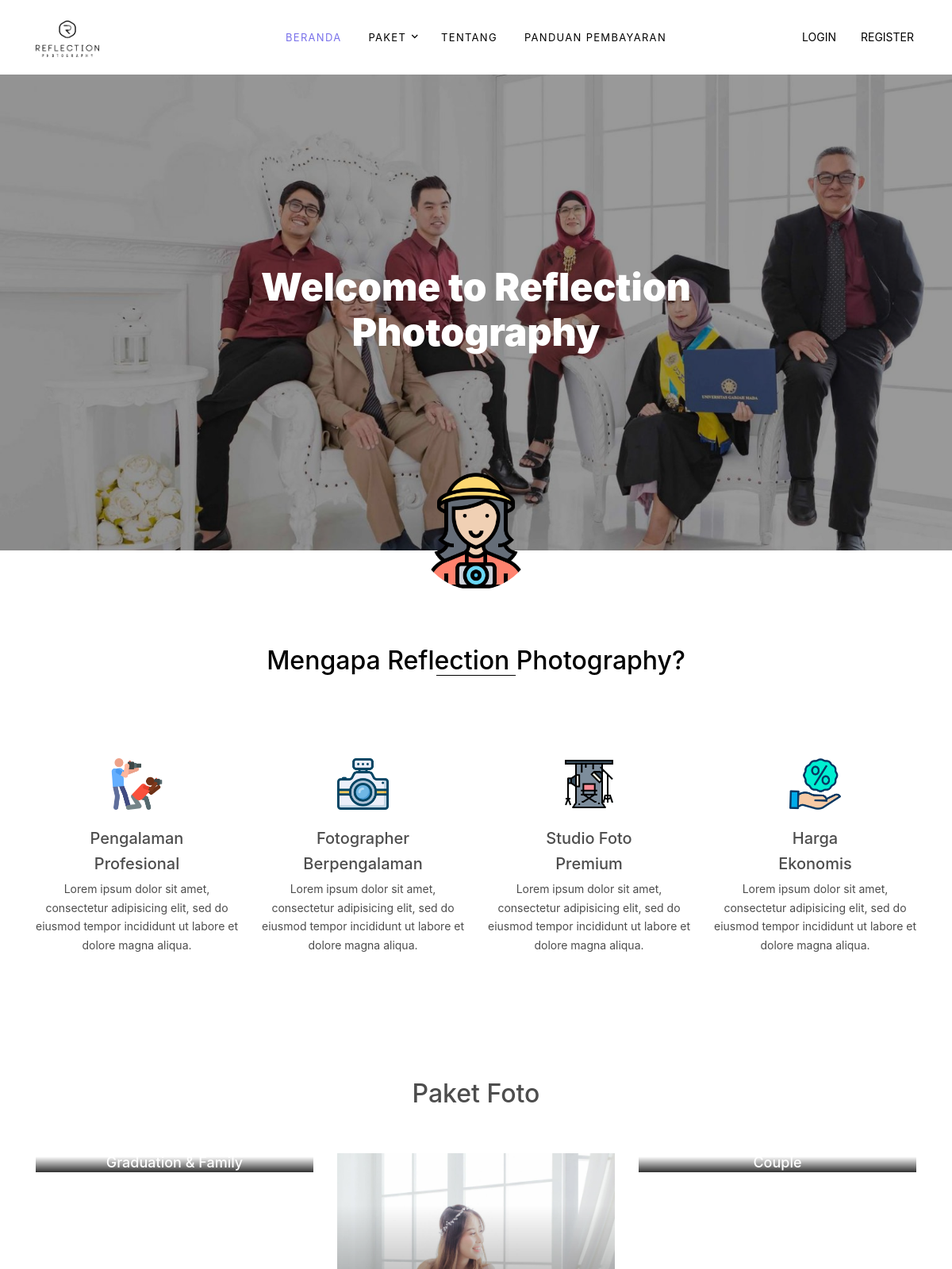
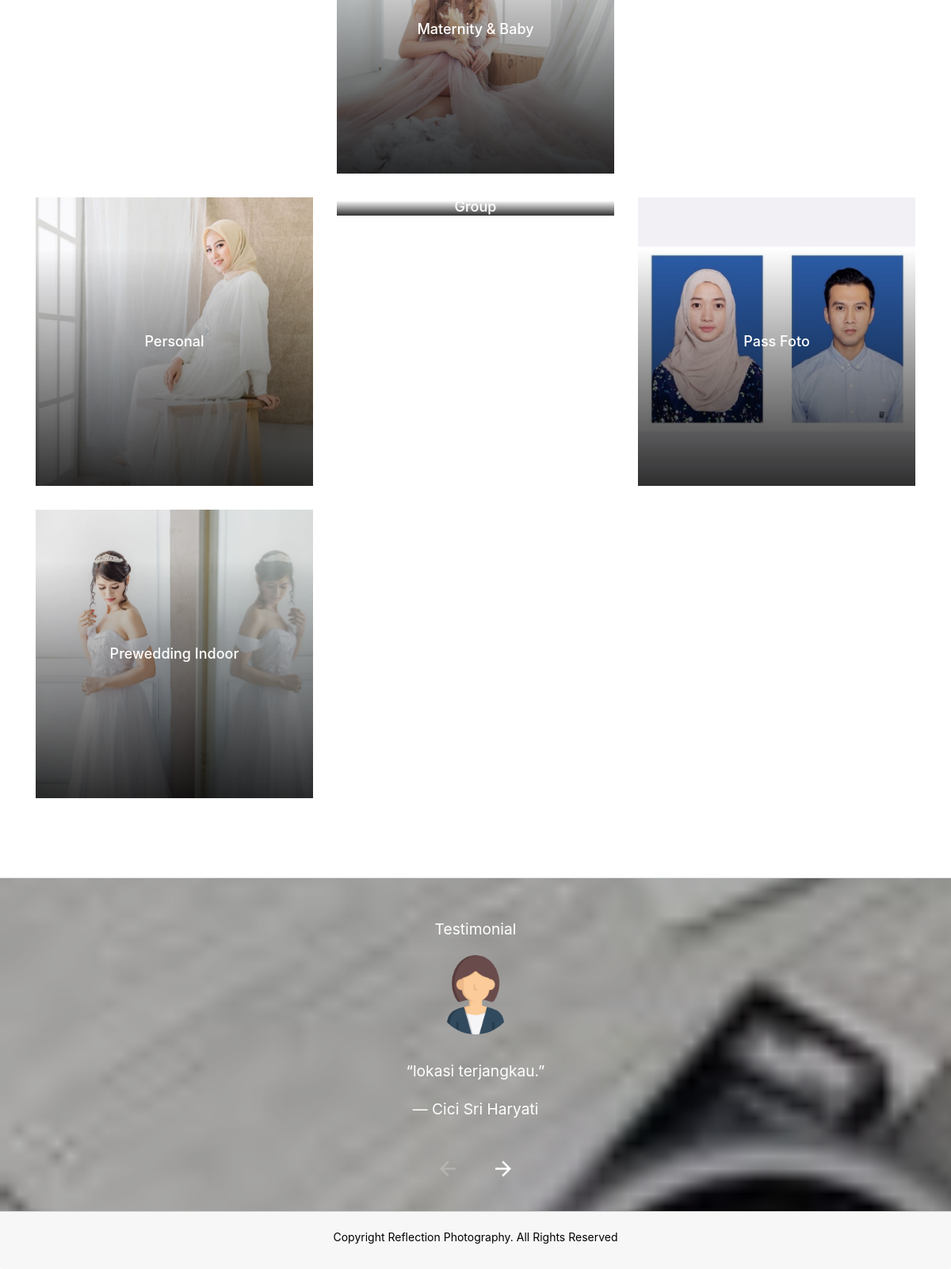
The page / on the database its author committed (2 pictures, top to bottom).
### tables this page shows
CREATE TABLE `paket` (
  `id_paket` int(11) NOT NULL,
  `nama_paket` varchar(50) NOT NULL,
  `foto_paket` varchar(150) NOT NULL
);

CREATE TABLE `testimoni` (
  `id_testimoni` int(11) NOT NULL,
  `id_pemesanan` int(11) NOT NULL,
  `tanggal_testimoni` date NOT NULL,
  `isi_testimoni` text NOT NULL,
  `status_testimoni` enum('Menunggu','Diterima','Ditolak','') NOT NULL
);

CREATE TABLE `member` (
  `id_member` int(11) NOT NULL,
  `nama_member` varchar(50) NOT NULL,
  `username_member` varchar(50) NOT NULL,
  `password_member` varchar(100) NOT NULL,
  `email_member` varchar(50) NOT NULL,
  `no_telepon_member` char(13) NOT NULL,
  `alamat_member` text NOT NULL,
  `status_member` enum('Sudah Verifikasi','Belum Verifikasi') NOT NULL
);

### application/controllers/Home.php (called while the page is built, shortened)
<?php
class Home extends CI_Controller {
	public function index()
	{
		$this->load->model('admin/Mpaket');
		$data['paket'] = $this->Mpaket->getAllPaket();
		$this->load->model('admin/Mpemesanan');
		$data['testimoni'] = $this->Mpemesanan->tampil_testimoni();
		$this->load->view('member/template/Header',$data);
		$this->load->view('member/Home',$data);
		$this->load->view('member/template/Footer');
	}
}

### index.php (called while the page is built, shortened)
<?php
require_once BASEPATH.'core/CodeIgniter.php';

### application/models/admin/Mpaket.php (called while the page is built, shortened)
<?php
class Mpaket extends CI_Model {
	public function getAllPaket()
	{
		$ambil = $this->db->get("paket");
		return $ambil->result_array();
	}
}

### application/models/admin/Mpemesanan.php (called while the page is built, shortened)
<?php
class Mpemesanan extends CI_Model {
	function tampil_pemesanan()
	{
		$this->db->join('member', 'pemesanan.id_member=member.id_member', 'left');
		$this->db->order_by('id_pemesanan', 'desc');
		$ambil = $this->db->get("pemesanan");
		return $ambil->result_array();
	}
	function tampil_testimoni()
	{
		$this->db->join('pemesanan', 'testimoni.id_pemesanan = pemesanan.id_pemesanan', 'left');
		$this->db->join('member', 'pemesanan.id_member = member.id_member', 'left');
		$this->db->where('status_testimoni', 'Diterima');
		$input = $this->db->get('testimoni');
		return $input->result_array();
	}
}

### application/views/member/Home.php (the view)
     <div class="site-blocks-cover overlay inner-page-cover" style="background-image: url('<?php echo base_url("./assets/image/slider/Family.jpg") ?>');" data-stellar-background-ratio="0.5">
      <div class="container">
        <div class="row align-items-center justify-content-center">
          <div class="col-md-7 text-center" data-aos="fade-up">
            <h1>Welcome to Reflection Photography</h1>
          </div>
        </div>
      </div>
    </div>
  <div class="site-block-profile-pic" data-aos="fade" data-aos-delay="200">
    <a href="about.html"><img src="<?php echo base_url("assets/image/blog/tourist.png") ?>" alt="Image"></a>
  </div>
  <div class="site-section" data-aos="fade">
    <div class="container">
      <div class="row mb-5">
        <div class="col-12">
          <h5 class="site-section-heading text-center">Mengapa Reflection Photography?</h5>
        </div>
      </div><br><br>
      <div class="row">
        <div class="col-md-3">
          <img class="mx-auto d-block" style="max-width: 65px;" src="<?php echo base_url('./assets/image/blog/photographer.png') ?>">
          <div class="text-center"><br>
            <h5>Pengalaman</h5>
            <h5>Profesional</h5>
            <p>Lorem ipsum dolor sit amet, consectetur adipisicing elit, sed do eiusmod
            tempor incididunt ut labore et dolore magna aliqua.</p>
          </div>
        </div>
        <div class="col-md-3">
          <img class="mx-auto d-block" style="max-width: 65px;" src="<?php echo base_url('./assets/image/blog/photo-camera.png') ?>">
          <div class="text-center"><br>
            <h5>Fotographer</h5>
            <h5>Berpengalaman</h5>
            <p>Lorem ipsum dolor sit amet, consectetur adipisicing elit, sed do eiusmod
            tempor incididunt ut labore et dolore magna aliqua.</p>
          </div>
        </div>
        <div class="col-md-3">
          <img class="mx-auto d-block" style="max-width: 65px;" src="<?php echo base_url('./assets/image/blog/studio.png') ?>">
          <div class="text-center"><br>
            <h5>Studio Foto</h5>
            <h5>Premium</h5>
            <p>Lorem ipsum dolor sit amet, consectetur adipisicing elit, sed do eiusmod
            tempor incididunt ut labore et dolore magna aliqua.</p>
          </div>
        </div>
        <div class="col-md-3">
          <img class="mx-auto d-block" style="max-width: 65px;" src="<?php echo base_url('./assets/image/blog/offer.png') ?>" >
          <div class="text-center"><br>
            <h5>Harga</h5>
            <h5>Ekonomis</h5>
            <p>Lorem ipsum dolor sit amet, consectetur adipisicing elit, sed do eiusmod
            tempor incididunt ut labore et dolore magna aliqua.</p>
          </div>
        </div>
      </div>
    </div>
  </div>
  <div class="site-section border-bottom">
    <div class="container">
      <div class="row text-center justify-content-center mb-5">
        <div class="col-md-7" data-aos="fade-up">
          <h2>Paket Foto</h2>
        </div>
      </div>
      <div class="row">
        <?php foreach ($paket as $key => $value): ?>
          <div class="col-md-6 col-lg-4" data-aos="fade-up" data-aos-delay="300">
            <a class="image-gradient" href="<?php echo base_url("member/detail_paket/$value[id_paket]") ?>" >
              <figure style="align-content: center;">
                <img src="<?php echo base_url("./assets/image/paket/$value[foto_paket]") ?>" alt="" class="img-fluid">
              </figure>
              <div class="text">
                <h3><?php echo $value['nama_paket'] ?></h3>
              </div>
            </a>
          </div>
        <?php endforeach ?>
      </div>
    </div>
  </div>
  <div class="py-5 site-block-testimonial" style="background-image: url('./assets/image/camera.jpg');" data-stellar-background-ratio="0.5">
   <div class="container">
     <div class="row block-13 mb-5">
       <div class="col-md-12 text-center" data-aos="fade">
         <div class="nonloop-block-13 owl-carousel">
         <?php foreach ($testimoni as $key => $value): ?>
           <div class="block-testimony">
            <p class="small">Testimonial</p>
            <img src="<?php echo base_url("assets/image/blog/woman.png") ?>" alt="Image" class="img-fluid">
            <p>&ldquo;<?php echo $value['isi_testimoni'] ?>.&rdquo;</p>
            <p class="small">&mdash; <?php echo $value['nama_member'] ?></p>
          </div>
         <?php endforeach ?>
        </div>
      </div>
    </div>
  </div>
</div>

### application/views/member/template/Header.php (shortened to what this page needs)
<!DOCTYPE html>
<html lang="en">
<head>
  <link rel="stylesheet" href="<?php echo base_url("assets/fonts/icomoon/style.css") ?>">
  <link rel="stylesheet" href="<?php echo base_url("assets/css/bootstrap.min.css") ?>">
  <link rel="stylesheet" href="<?php echo base_url("assets/css/magnific-popup.css") ?>">
  <link rel="stylesheet" href="<?php echo base_url("assets/css/jquery-ui.css") ?>">
  <link rel="stylesheet" href="<?php echo base_url("assets/css/owl.carousel.min.css") ?>">
  <link rel="stylesheet" href="<?php echo base_url("assets/css/owl.theme.default.min.css") ?>">
  <link rel="stylesheet" href="<?php echo base_url("assets/css/lightgallery.min.css") ?>">
  <link rel="stylesheet" href="<?php echo base_url("assets/css/bootstrap-datepicker.css") ?>">
  <link rel="stylesheet" href="<?php echo base_url("assets/fonts/flaticon/font/flaticon.css") ?>">
  <link rel="stylesheet" href="<?php echo base_url("assets/css/swiper.css") ?>">
  <link rel="stylesheet" href="<?php echo base_url("assets/css/aos.css") ?>">
  <link rel="stylesheet" href="<?php echo base_url("assets/css/style_member.css") ?>">
  <link rel="stylesheet" href="https://unpkg.com/leaflet@1.5.1/dist/leaflet.css"
/>
</head>
<body>
  <div class="site-wrap">
    <header class="site-navbar py-3" role="banner">
      <div class="container">
        <div class="row align-items-center">
          <div class="col-6 col-xl-2">
            <h1 class="mb-0">
              <img src="<?php echo base_url("assets/image/logo reflection.png") ?>" style="max-width: 50%;">
            </div>
            <div class="col-10 col-md-8 d-none d-xl-block">
              <nav class="site-navigation position-relative text-right text-lg-center" role="navigation">
                <ul class="site-menu js-clone-nav mx-auto d-none d-lg-block pl-0">
                  <li class="active"><a href="<?php echo base_url("home") ?>">Beranda</a></li>
                  <li class="has-children">
                    <a href="#">Paket</a>
                </li>
                <li><a href="<?php echo base_url("tentang") ?>">Tentang</a></li>
                <li><a href="<?php echo base_url("konfirmasi") ?>">Panduan Pembayaran</a></li>
              </ul>
            </nav>
          </div>
          <div class="col-6 col-xl-2 text-right">
            <div class="d-none d-xl-inline-block">
              <ul class="site-menu js-clone-nav ml-auto list-unstyled d-flex text-right mb-0" data-class="social">
                <?php if (isset($_SESSION['member'])): ?>
                  <div class="container">
                    <div id="wrapper">
                      <nav class="navbar navbar-expand-lg d-print-none" style="margin-right: 70px;">
                        <a class="navbar-brand" href="#"><img style="max-width: 25px; height: 25px;" class="rounded"  src="<?php echo base_url("./assets/image/icon/user1.png") ?>"></i></a>
                        <button  type="button" class="navbar-toggler" data-toggle="dropdown" aria-haspopup="true" aria-expanded="false">
                          <span class="navbar-toggler-icon"></span>
                        </button>
                        <div class="collapse navbar-collapse" id="navbarSupportContent">
                          <ul class="navbar-nav ml-auto">
                            <li class="nav-item dropdown active">
                              <a class="nav-link dropdown-toggle" href="#" id="navbarDropdown" role="button" data-toggle="dropdown" aria-haspopup="true" aria-expanded="false" style="padding: 0px">
                             </a>
                             <div class="dropdown-menu" >
                              <a class="dropdown-item" href="<?php echo base_url("member") ?>">Informasi Member</a>
                              <a class="dropdown-item" href="<?php echo base_url("member/riwayat") ?>">Riwayat Pemesanan</a>
                              <div class="dropdown-divider"></div>
                              <a class="dropdown-item" href="<?php echo base_url("home/logout") ?>">Logout</a>
                            </div>
                          </li>
                        </ul>
                      </div>
                    </nav>
                  </div>
                <?php else: ?>
                  <div class="row">
                   <li class="col-md-6">
                    <a href="<?php echo base_url("login") ?>" class="pl-3 pr-3">LOGIN</a>
                  </li>
                </div>
                <li class="col-md-6">
                  <a href="<?php echo base_url("registrasi") ?>" class="pl-0 pr-3"> REGISTER</a>
                </li>
              <?php endif ?>
            </ul>
          </div>
        </div>
      </div>
    </div>
  </header>

### application/views/member/template/Footer.php (shortened to what this page needs)
<footer ">
  <div class="card-footer" style="color: black !important;">
    <div class="row pt-1 mt-1 text-center" >
      <div class="col-md-12">
        <p>
          Copyright Reflection Photography. All Rights Reserved
        </p>
      </div>
    </div>
  </div>
</footer>
</div>
</body>
</html>

### rows shown on the page
paket: nama_paket "Graduation & Family"
paket: foto_paket (picture), nama_paket "Maternity & Baby"
paket: nama_paket "Couple"
paket: foto_paket (picture), nama_paket "Personal"
paket: nama_paket "Group"
paket: foto_paket (picture), nama_paket "Pass Foto"
paket: foto_paket (picture), nama_paket "Prewedding Indoor"
testimoni: isi_testimoni "lokasi terjangkau", member.nama_member "Cici Sri Haryati"
